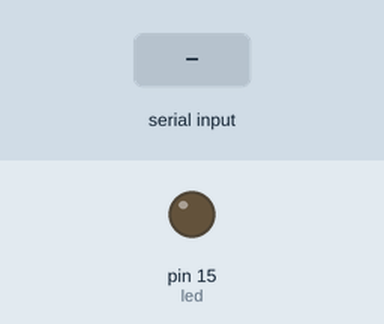
The program below on a simulated MicroPython board. Shown: output pins drawn as LEDs (lit = HIGH). The inputs (shaded band) are chosen by the test bench.

Above: at 1.2 s.
1.3 s: "a\n" received over the second serial link
At 1.7 s:
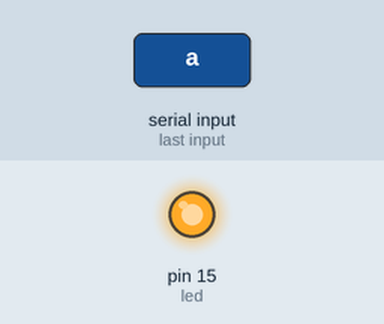
2.8 s: "b\n" received over the second serial link
At 4.1 s:
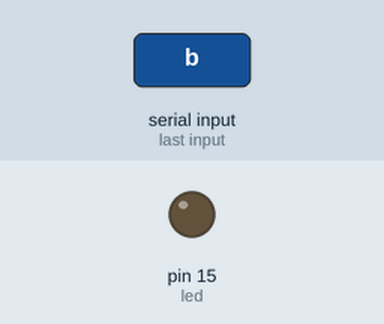
Timing chart, 0 to 5.8 s (numbered marks = the images above; inputs shaded):
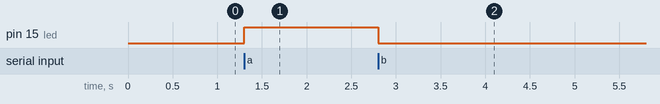

The program:

bluetooth_embedded.py
```python
from machine import Pin, UART

uart0 = UART(0, 9600)
led = Pin(15, Pin.OUT)
led.value(0)

while True:

    if uart0.any() > 0:
        data = uart0.read(1)
        if "a" in data:
            led.value(1)
            uart0.write("LED ON \r\n")
        elif "b" in data:
            led.value(0)
            uart0.write("LED OFF \r\n1")
```

Measured:
- after the input at 1.3 s, pin 15 (led): LOW → HIGH at once
- after the input at 2.8 s, pin 15 (led): HIGH → LOW at once
